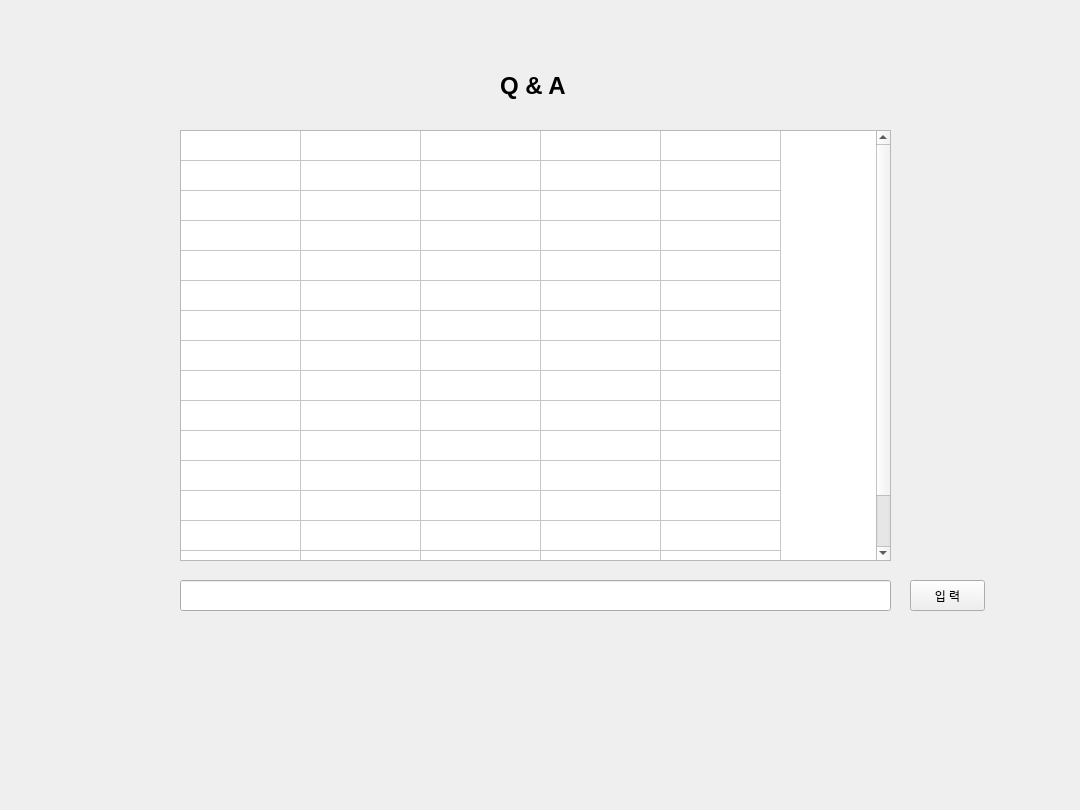
    <widget class="QWidget" name="tab_5">
     <attribute name="title">
      <string>Q&amp;&amp;A</string>
     </attribute>
     <widget class="QLabel" name="login_label_6">
      <property name="geometry">
       <rect>
        <x>0</x>
        <y>0</y>
        <width>1071</width>
        <height>801</height>
       </rect>
      </property>
      <property name="text">
       <string/>
      </property>
      <property name="pixmap">
       <pixmap>../../Desktop/의명박6팀(230206~)/등산.png</pixmap>
      </property>
      <property name="scaledContents">
       <bool>true</bool>
      </property>
     </widget>
     <widget class="QLabel" name="label_13">
      <property name="geometry">
       <rect>
        <x>500</x>
        <y>60</y>
        <width>131</width>
        <height>51</height>
       </rect>
      </property>
      <property name="font">
       <font>
        <family>Arial</family>
        <pointsize>18</pointsize>
        <weight>75</weight>
        <bold>true</bold>
       </font>
      </property>
      <property name="text">
       <string>Q &amp; A</string>
      </property>
     </widget>
     <widget class="QTableWidget" name="qna_tableWidget">
      <property name="enabled">
       <bool>true</bool>
      </property>
      <property name="geometry">
       <rect>
        <x>180</x>
        <y>130</y>
        <width>711</width>
        <height>431</height>
       </rect>
      </property>
      <property name="lineWidth">
       <number>1</number>
      </property>
      <property name="autoScroll">
       <bool>true</bool>
      </property>
      <property name="editTriggers">
       <set>QAbstractItemView::NoEditTriggers</set>
      </property>
      <attribute name="horizontalHeaderVisible">
       <bool>false</bool>
      </attribute>
      <attribute name="horizontalHeaderCascadingSectionResizes">
       <bool>true</bool>
      </attribute>
      <attribute name="horizontalHeaderDefaultSectionSize">
       <number>120</number>
      </attribute>
      <attribute name="horizontalHeaderShowSortIndicator" stdset="0">
       <bool>false</bool>
      </attribute>
      <attribute name="verticalHeaderVisible">
       <bool>false</bool>
      </attribute>
      <row>
       <property name="text">
        <string/>
       </property>
      </row>
      <row>
       <property name="text">
        <string>1</string>
       </property>
      </row>
      <row>
       <property name="text">
        <string>2</string>
       </property>
      </row>
      <row>
       <property name="text">
        <string>3</string>
       </property>
      </row>
      <row>
       <property name="text">
        <string>4</string>
       </property>
      </row>
      <row>
       <property name="text">
        <string>5</string>
       </property>
      </row>
      <row>
       <property name="text">
        <string>6</string>
       </property>
      </row>
      <row>
       <property name="text">
        <string>7</string>
       </property>
      </row>
      <row>
       <property name="text">
        <string>8</string>
       </property>
      </row>
      <row>
       <property name="text">
        <string>9</string>
       </property>
      </row>
      <row>
       <property name="text">
        <string>10</string>
       </property>
      </row>
      <row>
       <property name="text">
        <string>11</string>
       </property>
      </row>
      <row>
       <property name="text">
        <string>12</string>
       </property>
      </row>
      <row>
       <property name="text">
        <string>13</string>
       </property>
      </row>
      <row>
       <property name="text">
        <string>14</string>
       </property>
      </row>
      <row>
       <property name="text">
        <string>15</string>
       </property>
      </row>
      <column>
       <property name="text">
        <string>순 번</string>
       </property>
      </column>
      <column>
       <property name="text">
        <string>날 짜</string>
       </property>
      </column>
      <column>
       <property name="text">
        <string>이 름</string>
       </property>
      </column>
      <column>
       <property name="text">
        <string>질 문</string>
       </property>
      </column>
      <column>
       <property name="text">
        <string>답 변</string>
       </property>
      </column>
      <item row="0" column="3">
       <property name="text">
        <string/>
       </property>
      </item>
     </widget>
     <widget class="QLineEdit" name="answer_lineedit">
      <property name="geometry">
       <rect>
        <x>180</x>
        <y>580</y>
        <width>711</width>
        <height>31</height>
       </rect>
      </property>
     </widget>
     <widget class="QPushButton" name="send_btn">
      <property name="geometry">
       <rect>
        <x>910</x>
        <y>580</y>
        <width>75</width>
        <height>31</height>
       </rect>
      </property>
      <property name="text">
       <string>입 력</string>
      </property>
     </widget>
    </widget>
